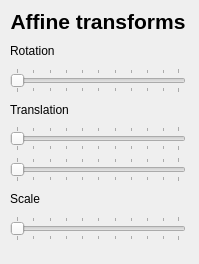
<?xml version="1.0" encoding="UTF-8"?>
<ui version="4.0">
 <class>LPanelAffineTransforms</class>
 <widget class="QDialog" name="LPanelAffineTransforms">
  <property name="geometry">
   <rect>
    <x>0</x>
    <y>0</y>
    <width>199</width>
    <height>264</height>
   </rect>
  </property>
  <property name="sizePolicy">
   <sizepolicy hsizetype="Fixed" vsizetype="Fixed">
    <horstretch>0</horstretch>
    <verstretch>0</verstretch>
   </sizepolicy>
  </property>
  <property name="windowTitle">
   <string>Affine transformations</string>
  </property>
  <widget class="QWidget" name="verticalLayoutWidget">
   <property name="geometry">
    <rect>
     <x>10</x>
     <y>9</y>
     <width>176</width>
     <height>232</height>
    </rect>
   </property>
   <layout class="QVBoxLayout" name="mLayoutVertical">
    <property name="sizeConstraint">
     <enum>QLayout::SetDefaultConstraint</enum>
    </property>
    <item>
     <widget class="QLabel" name="mLabelTitle">
      <property name="text">
       <string>&lt;html&gt;&lt;head/&gt;&lt;body&gt;&lt;p align=&quot;center&quot;&gt;&lt;span style=&quot; font-size:16pt; font-weight:600;&quot;&gt;Affine transforms&lt;/span&gt;&lt;/p&gt;&lt;/body&gt;&lt;/html&gt;</string>
      </property>
      <property name="textFormat">
       <enum>Qt::RichText</enum>
      </property>
     </widget>
    </item>
    <item>
     <widget class="QLabel" name="mLabelRotation">
      <property name="sizePolicy">
       <sizepolicy hsizetype="Expanding" vsizetype="Minimum">
        <horstretch>0</horstretch>
        <verstretch>0</verstretch>
       </sizepolicy>
      </property>
      <property name="text">
       <string>Rotation</string>
      </property>
     </widget>
    </item>
    <item>
     <widget class="QSlider" name="mSliderRotation">
      <property name="orientation">
       <enum>Qt::Horizontal</enum>
      </property>
      <property name="tickPosition">
       <enum>QSlider::TicksBothSides</enum>
      </property>
     </widget>
    </item>
    <item>
     <widget class="QLabel" name="mLabelTranslation">
      <property name="text">
       <string>Translation</string>
      </property>
     </widget>
    </item>
    <item>
     <widget class="QSlider" name="mSliderTranslationX">
      <property name="orientation">
       <enum>Qt::Horizontal</enum>
      </property>
      <property name="tickPosition">
       <enum>QSlider::TicksBothSides</enum>
      </property>
     </widget>
    </item>
    <item>
     <widget class="QSlider" name="mSliderTranslationY">
      <property name="orientation">
       <enum>Qt::Horizontal</enum>
      </property>
      <property name="tickPosition">
       <enum>QSlider::TicksBothSides</enum>
      </property>
     </widget>
    </item>
    <item>
     <widget class="QLabel" name="mLabelScale">
      <property name="text">
       <string>Scale</string>
      </property>
     </widget>
    </item>
    <item>
     <widget class="QSlider" name="mSliderScale">
      <property name="orientation">
       <enum>Qt::Horizontal</enum>
      </property>
      <property name="tickPosition">
       <enum>QSlider::TicksBothSides</enum>
      </property>
     </widget>
    </item>
   </layout>
  </widget>
 </widget>
 <resources/>
 <connections/>
</ui>
